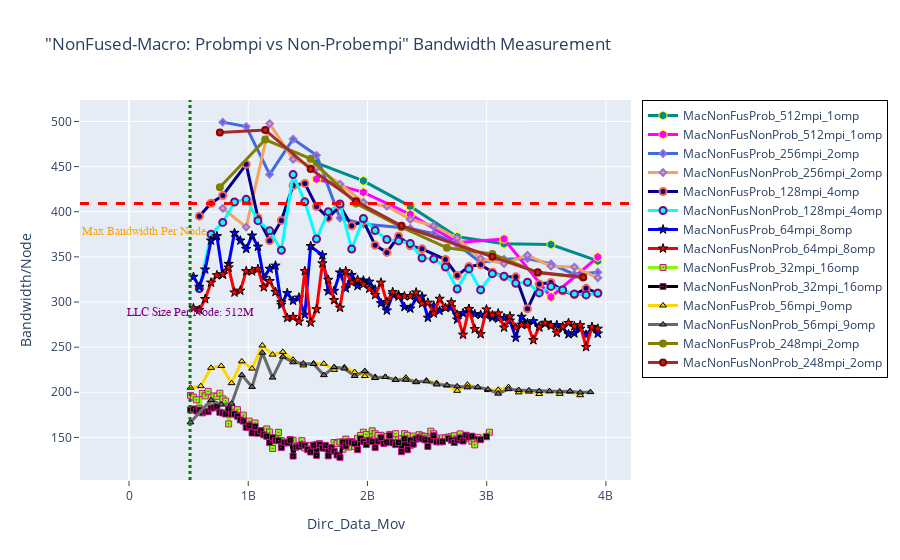

Notebook cell for this chart:
### Markdown cell above
## BANDWIDTH - Nonfused Macro: Probempi vs Nonprobempi

### Code cell
fig = go.Figure() 

# Case 1
fig.add_trace(go.Scatter(x=(dfn4MacNonFusProb_512mpi_1omp.Dirc_Data_Mov*(dfn4MacNonFusProb_512mpi_1omp.MPI_size/4)), 
                         y=(dfn4MacNonFusProb_512mpi_1omp.BAND*(dfn4MacNonFusProb_512mpi_1omp.MPI_size/4)), 
                         mode='lines+markers', 
                         name='MacNonFusProb_512mpi_1omp',
                         line=dict(color='darkcyan',width=3),
                         marker=dict(symbol='hexagon',size=9, line=dict(color='yellow',width=1))))

fig.add_trace(go.Scatter(x=(dfn4MacNonFusNonProb_512mpi_1omp.Dirc_Data_Mov*(dfn4MacNonFusNonProb_512mpi_1omp.MPI_size/4)), 
                         y=(dfn4MacNonFusNonProb_512mpi_1omp.BAND*(dfn4MacNonFusNonProb_512mpi_1omp.MPI_size/4)), 
                         mode='lines+markers', 
                         name='MacNonFusNonProb_512mpi_1omp',
                         line=dict(color='magenta',width=3),
                         marker=dict(symbol='hexagon',size=9, line=dict(color='yellow',width=1))))


# Case 2
fig.add_trace(go.Scatter(x=(dfn4MacNonFusProb_256mpi_2omp.Dirc_Data_Mov*(dfn4MacNonFusProb_256mpi_2omp.MPI_size/4)), 
                         y=(dfn4MacNonFusProb_256mpi_2omp.BAND*(dfn4MacNonFusProb_256mpi_2omp.MPI_size/4)), 
                         mode='lines+markers', 
                         name='MacNonFusProb_256mpi_2omp',
                         line=dict(color='royalblue',width=3),
                         marker=dict(symbol='diamond',size=5,line=dict(color='MediumPurple',width=2))))

fig.add_trace(go.Scatter(x=(dfn4MacNonFusNonProb_256mpi_2omp.Dirc_Data_Mov*(dfn4MacNonFusNonProb_256mpi_2omp.MPI_size/4)), 
                         y=(dfn4MacNonFusNonProb_256mpi_2omp.BAND*(dfn4MacNonFusNonProb_256mpi_2omp.MPI_size/4)), 
                         mode='lines+markers', 
                         name='MacNonFusNonProb_256mpi_2omp',
                         line=dict(color='sandybrown',width=3),
                         marker=dict(symbol='diamond',size=5,line=dict(color='MediumPurple',width=2))))


# Case 3
fig.add_trace(go.Scatter(x=(dfn4MacNonFusProb_128mpi_4omp.Dirc_Data_Mov*(dfn4MacNonFusProb_128mpi_4omp.MPI_size/4)), 
                         y=(dfn4MacNonFusProb_128mpi_4omp.BAND*(dfn4MacNonFusProb_128mpi_4omp.MPI_size/4)), 
                         mode='lines+markers', 
                         name='MacNonFusProb_128mpi_4omp',
                         line=dict(color='darkblue',width=3),
                         marker=dict(symbol='circle',size=7, line=dict(color='tomato',width=2))))

fig.add_trace(go.Scatter(x=(dfn4MacNonFusNonProb_128mpi_4omp.Dirc_Data_Mov*(dfn4MacNonFusNonProb_128mpi_4omp.MPI_size/4)), 
                         y=(dfn4MacNonFusNonProb_128mpi_4omp.BAND*(dfn4MacNonFusNonProb_128mpi_4omp.MPI_size/4)), 
                         mode='lines+markers', 
                         name='MacNonFusNonProb_128mpi_4omp',
                         line=dict(color='cyan',width=3),
                         marker=dict(symbol='circle',size=7,line=dict(color='Purple',width=2))))



# Case 4
fig.add_trace(go.Scatter(x=(dfn4MacNonFusProb_64mpi_8omp.Dirc_Data_Mov*(dfn4MacNonFusProb_64mpi_8omp.MPI_size/4)), 
                         y=(dfn4MacNonFusProb_64mpi_8omp.BAND*(dfn4MacNonFusProb_64mpi_8omp.MPI_size/4)), 
                         mode='lines+markers', 
                         name='MacNonFusProb_64mpi_8omp',
                         line=dict(color='blue',width=3),
                         marker=dict(symbol='star',size=7, line=dict(color='black',width=1))))

fig.add_trace(go.Scatter(x=(dfn4MacNonFusNonProb_64mpi_8omp.Dirc_Data_Mov*(dfn4MacNonFusNonProb_64mpi_8omp.MPI_size/4)), 
                         y=(dfn4MacNonFusNonProb_64mpi_8omp.BAND*(dfn4MacNonFusNonProb_64mpi_8omp.MPI_size/4)), 
                         mode='lines+markers', 
                         name='MacNonFusNonProb_64mpi_8omp',
                         line=dict(color='red',width=3),
                         marker=dict(symbol='star',size=7, line=dict(color='black',width=1))))


# Case 5
fig.add_trace(go.Scatter(x=(dfn4MacNonFusProb_32mpi_16omp.Dirc_Data_Mov*(dfn4MacNonFusProb_32mpi_16omp.MPI_size/4)), 
                         y=(dfn4MacNonFusProb_32mpi_16omp.BAND*(dfn4MacNonFusProb_32mpi_16omp.MPI_size/4)), 
                         mode='lines+markers', 
                         name='MacNonFusProb_32mpi_16omp',
                         line=dict(color='chartreuse',width=3),
                         marker=dict(symbol='square-dot',size=6, line=dict(color='mediumvioletred',width=1))))

fig.add_trace(go.Scatter(x=(dfn4MacNonFusNonProb_32mpi_16omp.Dirc_Data_Mov*(dfn4MacNonFusNonProb_32mpi_16omp.MPI_size/4)), 
                         y=(dfn4MacNonFusNonProb_32mpi_16omp.BAND*(dfn4MacNonFusNonProb_32mpi_16omp.MPI_size/4)), 
                         mode='lines+markers', 
                         name='MacNonFusNonProb_32mpi_16omp',
                         line=dict(color='black',width=3),
                         marker=dict(symbol='square-dot',size=6, line=dict(color='mediumvioletred',width=1))))


# Case 6
fig.add_trace(go.Scatter(x=(dfn4MacNonFusProb_56mpi_9omp.Dirc_Data_Mov*(dfn4MacNonFusProb_56mpi_9omp.MPI_size/4)), 
                         y=(dfn4MacNonFusProb_56mpi_9omp.BAND*(dfn4MacNonFusProb_56mpi_9omp.MPI_size/4)), 
                         mode='lines+markers', 
                         name='MacNonFusProb_56mpi_9omp',
                         line=dict(color='gold',width=3),
                         marker=dict(symbol='triangle-up',size=6, line=dict(color='black',width=1))))

fig.add_trace(go.Scatter(x=(dfn4MacNonFusNonProb_56mpi_9omp.Dirc_Data_Mov*(dfn4MacNonFusNonProb_56mpi_9omp.MPI_size/4)), 
                         y=(dfn4MacNonFusNonProb_56mpi_9omp.BAND*(dfn4MacNonFusNonProb_56mpi_9omp.MPI_size/4)), 
                         mode='lines+markers', 
                         name='MacNonFusNonProb_56mpi_9omp',
                         line=dict(color='dimgray',width=3),
                         marker=dict(symbol='triangle-up',size=6, line=dict(color='black',width=1))))



# Case 7
fig.add_trace(go.Scatter(x=(dfn4MacNonFusProb_248mpi_2omp.Dirc_Data_Mov*(dfn4MacNonFusProb_248mpi_2omp.MPI_size/4)), 
                         y=(dfn4MacNonFusProb_248mpi_2omp.BAND*(dfn4MacNonFusProb_248mpi_2omp.MPI_size/4)), 
                         mode='lines+markers', 
                         name='MacNonFusProb_248mpi_2omp',
                         line=dict(color='olive',width=3),
                         marker=dict(symbol='circle',size=6, line=dict(color='olive',width=2))))

fig.add_trace(go.Scatter(x=(dfn4MacNonFusNonProb_248mpi_2omp.Dirc_Data_Mov*(dfn4MacNonFusNonProb_248mpi_2omp.MPI_size/4)), 
                         y=(dfn4MacNonFusNonProb_248mpi_2omp.BAND*(dfn4MacNonFusNonProb_248mpi_2omp.MPI_size/4)), 
                         mode='lines+markers', 
                         name='MacNonFusNonProb_248mpi_2omp',
                         line=dict(color='Brown',width=3),
                         marker=dict(symbol='circle',size=6, line=dict(color='darkred',width=2))))



# Adding vertical and horizontal lines 
fig.add_vline(x=512e6, line_width=3, line_dash="dot", line_color="green")
fig.add_hline(y=409, line_width=3, line_dash="dash", line_color="red")

# Add annotation with arrow
fig.add_annotation(
    x='512e6'
    , y=280
    , text=f'LLC Size Per Node: 512M'
    , yanchor='bottom'
    , showarrow=False
    , arrowhead=1
    , arrowsize=1
    , arrowwidth=2
    , arrowcolor="#636363"
    , ax=-20
    , ay=-30
    , font=dict(size=12, color="purple", family="Sans Serif")
    , align="left"
    ,)

fig.add_annotation(
    x='130e6'
    , y=370
    , text=f'Max Bandwidth Per Node'
    , yanchor='bottom'
    , showarrow=False
    , arrowhead=1
    , arrowsize=1
    , arrowwidth=2
    , arrowcolor="#636363"
    , ax=-20
    , ay=-30
    , font=dict(size=12, color="orange", family="Sans Serif")
    , align="left"
    ,)


fig.update_layout(title='"NonFused-Macro: Probmpi vs Non-Probempi" Bandwidth Measurement',
                  xaxis_title='Dirc_Data_Mov', yaxis_title='Bandwidth/Node', 
                  xaxis=dict(ticks="outside"),  
                  yaxis=dict(ticks="outside"),
                  legend=go.layout.Legend(bordercolor="black",borderwidth=1))

### Figure 1 — Plotly figure (JSON) as saved in the notebook; plotly's stock layout.template omitted (floating-point values rounded to 4 significant figures)
{"data": [{"line": {"color": "darkcyan", "width": 3}, "marker": {"line": {"color": "yellow", "width": 1}, "size": 9, "symbol": "hexagon"}, "mode": "lines+markers", "name": "MacNonFusProb_512mpi_1omp", "type": "scatter", "x": [1572864000, 1966080000, 2359296000, 2752512000, 3145728000, 3538944000, 3932160000], "y": [454.2, 434.2, 405.9, 372.3, 364.5, 363.6, 345.5]}, {"line": {"color": "magenta", "width": 3}, "marker": {"line": {"color": "yellow", "width": 1}, "size": 9, "symbol": "hexagon"}, "mode": "lines+markers", "name": "MacNonFusNonProb_512mpi_1omp", "type": "scatter", "x": [1572864000, 1966080000, 2359296000, 2752512000, 3145728000, 3538944000, 3932160000], "y": [436.2, 421.5, 397.1, 366.0, 369.8, 305.5, 349.8]}, {"line": {"color": "royalblue", "width": 3}, "marker": {"line": {"color": "MediumPurple", "width": 2}, "size": 5, "symbol": "diamond"}, "mode": "lines+markers", "name": "MacNonFusProb_256mpi_2omp", "type": "scatter", "x": [786432000, 983040000, 1179648000, 1376256000, 1572864000, 1769472000, 1966080000, 2359296000, 2555904000, 2752512000, 2949120000, 3145728000, 3342336000, 3538944000, 3735552000, 3932160000], "y": [499.3, 494.4, 441.4, 480.5, 462.5, 393.1, 386.4, 381.4, 375.7, 363.9, 343.7, 347.4, 348.1, 342.2, 330.5, 333.0]}, {"line": {"color": "sandybrown", "width": 3}, "marker": {"line": {"color": "MediumPurple", "width": 2}, "size": 5, "symbol": "diamond"}, "mode": "lines+markers", "name": "MacNonFusNonProb_256mpi_2omp", "type": "scatter", "x": [786432000, 983040000, 1179648000, 1376256000, 1572864000, 1769472000, 1966080000, 2162688000, 2359296000, 2555904000, 2752512000, 2949120000, 3145728000, 3342336000, 3538944000, 3735552000, 3932160000], "y": [403.8, 383.0, 497.6, 458.1, 449.1, 430.6, 410.5, 406.2, 391.5, 384.4, 370.7, 348.1, 342.5, 351.9, 339.7, 338.7, 326.8]}, {"line": {"color": "darkblue", "width": 3}, "marker": {"line": {"color": "tomato", "width": 2}, "size": 7, "symbol": "circle"}, "mode": "lines+markers", "name": "MacNonFusProb_128mpi_4omp", "type": "scatter", "x": [589824000, 688128000, 786432000, 983040000, 1081344000, 1179648000, 1277952000, 1376256000, 1474560000, 1572864000, 1671168000, 1769472000, 1867776000, 1966080000, 2064384000, 2162688000, 2260992000, 2359296000, 2457600000, 2654208000, 2752512000, 2850816000, 2949120000, 3047424000, 3145728000, 3244032000, 3342336000, 3440640000, 3538944000, 3637248000, 3735552000, 3833856000, 3932160000], "y": [395.1, 409.4, 418.0, 452.5, 393.4, 367.9, 390.4, 429.1, 431.4, 405.8, 393.2, 406.4, 384.4, 389.6, 363.0, 355.0, 372.8, 362.3, 358.9, 347.1, 329.5, 339.3, 341.5, 333.1, 327.8, 327.9, 292.5, 320.0, 321.5, 312.4, 308.1, 315.1, 309.9]}, {"line": {"color": "cyan", "width": 3}, "marker": {"line": {"color": "Purple", "width": 2}, "size": 7, "symbol": "circle"}, "mode": "lines+markers", "name": "MacNonFusNonProb_128mpi_4omp", "type": "scatter", "x": [589824000, 688128000, 786432000, 884736000, 983040000, 1081344000, 1179648000, 1277952000, 1376256000, 1474560000, 1572864000, 1671168000, 1769472000, 1867776000, 1966080000, 2064384000, 2162688000, 2260992000, 2359296000, 2457600000, 2555904000, 2654208000, 2752512000, 2850816000, 2949120000, 3047424000, 3145728000, 3244032000, 3342336000, 3440640000, 3538944000, 3637248000, 3735552000, 3833856000, 3932160000], "y": [315.0, 375.1, 388.2, 410.8, 413.7, 390.1, 378.8, 357.3, 441.2, 411.0, 369.8, 400.1, 408.6, 358.6, 392.6, 379.3, 369.3, 367.7, 364.9, 348.7, 347.8, 338.7, 314.3, 336.6, 313.4, 331.4, 328.7, 320.6, 321.8, 310.0, 317.3, 313.3, 308.8, 307.9, 309.6]}, {"line": {"color": "blue", "width": 3}, "marker": {"line": {"color": "black", "width": 1}, "size": 7, "symbol": "star"}, "mode": "lines+markers", "name": "MacNonFusProb_64mpi_8omp", "type": "scatter", "x": [540672000, 589824000, 638976000, 688128000, 737280000, 786432000, 835584000, 884736000, 933888000, 983040000, 1032192000, 1081344000, 1130496000, 1179648000, 1228800000, 1277952000, 1327104000, 1376256000, 1425408000, 1474560000, 1523712000, 1622016000, 1671168000, 1720320000, 1769472000, 1818624000, 1867776000, 1916928000, 1966080000, 2015232000, 2064384000, 2113536000, 2162688000, 2211840000, 2260992000, 2310144000, 2359296000, 2408448000, 2457600000, 2506752000, 2555904000, 2605056000, 2703360000, 2752512000, 2801664000, 2850816000, 2899968000, 2949120000, 2998272000, 3047424000, 3096576000, 3145728000, 3194880000, 3244032000, 3293184000, 3342336000, 3391488000, 3440640000, 3489792000, 3538944000, 3588096000, 3637248000, 3686400000, 3735552000, 3784704000, 3833856000, 3883008000, 3932160000], "y": [327.9, 316.9, 336.0, 368.1, 372.9, 330.4, 342.2, 376.6, 368.1, 358.8, 373.6, 361.3, 326.7, 336.8, 340.3, 296.9, 309.8, 301.4, 304.9, 285.9, 361.9, 351.8, 311.9, 312.4, 332.7, 315.2, 330.0, 317.8, 323.7, 322.5, 313.7, 298.6, 290.6, 308.3, 307.7, 294.5, 292.7, 303.8, 306.0, 282.5, 295.9, 290.3, 294.0, 280.6, 287.6, 292.3, 286.6, 285.8, 285.0, 282.8, 281.7, 282.2, 279.3, 260.4, 283.7, 276.7, 278.7, 271.9, 275.9, 273.6, 274.4, 271.5, 264.3, 265.3, 270.3, 263.6, 270.5, 265.0]}, {"line": {"color": "red", "width": 3}, "marker": {"line": {"color": "black", "width": 1}, "size": 7, "symbol": "star"}, "mode": "lines+markers", "name": "MacNonFusNonProb_64mpi_8omp", "type": "scatter", "x": [540672000, 589824000, 638976000, 688128000, 737280000, 786432000, 835584000, 884736000, 933888000, 983040000, 1032192000, 1081344000, 1130496000, 1179648000, 1228800000, 1277952000, 1327104000, 1376256000, 1425408000, 1474560000, 1523712000, 1572864000, 1622016000, 1671168000, 1720320000, 1769472000, 1818624000, 1867776000, 1916928000, 1966080000, 2015232000, 2064384000, 2113536000, 2162688000, 2211840000, 2260992000, 2310144000, 2359296000, 2408448000, 2457600000, 2506752000, 2555904000, 2605056000, 2654208000, 2703360000, 2752512000, 2801664000, 2850816000, 2899968000, 2949120000, 2998272000, 3047424000, 3096576000, 3145728000, 3194880000, 3244032000, 3293184000, 3342336000, 3391488000, 3440640000, 3489792000, 3538944000, 3588096000, 3637248000, 3686400000, 3735552000, 3784704000, 3833856000, 3883008000, 3932160000], "y": [293.1, 291.2, 303.3, 321.5, 329.6, 330.5, 338.1, 310.5, 312.6, 334.2, 334.1, 336.5, 316.4, 323.1, 311.2, 299.7, 282.4, 283.4, 278.4, 334.2, 277.2, 292.0, 342.8, 324.6, 302.1, 293.6, 334.1, 321.7, 324.6, 319.8, 314.7, 307.8, 321.5, 300.0, 311.0, 306.0, 306.4, 306.5, 310.6, 298.3, 299.2, 287.4, 303.5, 293.6, 299.6, 285.8, 263.8, 292.1, 270.0, 264.4, 291.8, 285.3, 287.3, 271.7, 284.1, 271.6, 274.7, 274.8, 257.8, 272.6, 277.0, 274.3, 265.8, 272.7, 276.8, 273.0, 274.3, 250.1, 272.4, 270.4]}, {"line": {"color": "chartreuse", "width": 3}, "marker": {"line": {"color": "mediumvioletred", "width": 1}, "size": 6, "symbol": "square-dot"}, "mode": "lines+markers", "name": "MacNonFusProb_32mpi_16omp", "type": "scatter", "x": [516096000, 540672000, 565248000, 589824000, 614400000, 638976000, 663552000, 688128000, 712704000, 737280000, 761856000, 786432000, 811008000, 835584000, 860160000, 884736000, 909312000, 933888000, 958464000, 983040000, 1007616000, 1032192000, 1056768000, 1081344000, 1105920000, 1130496000, 1155072000, 1179648000, 1204224000, 1228800000, 1253376000, 1277952000, 1302528000, 1327104000, 1351680000, 1376256000, 1425408000, 1449984000, 1474560000, 1499136000, 1523712000, 1548288000, 1572864000, 1597440000, 1622016000, 1671168000, 1646592000, 1695744000, 1720320000, 1744896000, 1769472000, 1818624000, 1794048000, 1843200000, 1867776000, 1892352000, 1916928000, 1966080000, 1941504000, 1990656000, 2015232000, 2039808000, 2064384000, 2113536000, 2088960000, 2138112000, 2162688000, 2187264000, 2211840000, 2236416000, 2260992000, 2285568000, 2310144000, 2334720000, 2359296000, 2383872000, 2408448000, 2433024000, 2457600000, 2482176000, 2506752000, 2531328000, 2555904000, 2580480000, 2605056000, 2629632000, 2654208000, 2678784000, 2703360000, 2727936000, 2752512000, 2777088000, 2801664000, 2826240000, 2850816000, 2875392000, 2899968000, 2924544000, 3022848000], "y": [196.5, 194.6, 191.7, 182.3, 198.6, 196.0, 201.0, 187.3, 195.9, 195.5, 198.9, 192.7, 190.3, 164.9, 183.9, 177.8, 180.7, 170.7, 174.7, 166.5, 168.1, 164.1, 165.9, 155.6, 157.2, 155.3, 159.3, 155.8, 137.7, 148.3, 155.6, 146.5, 143.6, 144.0, 147.7, 146.8, 141.2, 146.4, 138.4, 139.8, 141.1, 140.7, 142.1, 143.1, 138.6, 138.8, 137.9, 136.9, 144.3, 143.2, 144.9, 148.1, 136.9, 139.4, 145.3, 140.0, 148.9, 155.7, 152.1, 153.3, 145.6, 157.2, 154.0, 152.3, 152.1, 144.4, 150.9, 153.3, 147.9, 154.1, 144.0, 148.7, 154.2, 152.4, 141.2, 151.4, 148.3, 153.0, 151.7, 151.1, 149.3, 156.9, 154.1, 149.3, 147.1, 149.4, 149.4, 150.3, 150.8, 151.8, 148.0, 153.9, 146.9, 150.2, 148.9, 145.8, 141.8, 150.0, 155.7]}, {"line": {"color": "black", "width": 3}, "marker": {"line": {"color": "mediumvioletred", "width": 1}, "size": 6, "symbol": "square-dot"}, "mode": "lines+markers", "name": "MacNonFusNonProb_32mpi_16omp", "type": "scatter", "x": [516096000, 540672000, 565248000, 589824000, 614400000, 638976000, 663552000, 688128000, 712704000, 737280000, 761856000, 786432000, 811008000, 835584000, 860160000, 884736000, 909312000, 933888000, 958464000, 983040000, 1007616000, 1032192000, 1056768000, 1081344000, 1105920000, 1130496000, 1155072000, 1179648000, 1204224000, 1228800000, 1253376000, 1277952000, 1302528000, 1327104000, 1351680000, 1376256000, 1400832000, 1425408000, 1449984000, 1474560000, 1499136000, 1523712000, 1548288000, 1572864000, 1597440000, 1622016000, 1646592000, 1671168000, 1695744000, 1720320000, 1744896000, 1769472000, 1794048000, 1818624000, 1843200000, 1867776000, 1892352000, 1916928000, 1941504000, 1966080000, 1990656000, 2015232000, 2039808000, 2064384000, 2088960000, 2113536000, 2138112000, 2162688000, 2187264000, 2211840000, 2236416000, 2260992000, 2285568000, 2310144000, 2334720000, 2359296000, 2383872000, 2408448000, 2433024000, 2457600000, 2482176000, 2506752000, 2531328000, 2555904000, 2580480000, 2605056000, 2629632000, 2678784000, 2703360000, 2727936000, 2752512000, 2777088000, 2801664000, 2826240000, 2850816000, 2875392000, 2949120000, 2998272000], "y": [180.5, 181.5, 179.3, 180.3, 177.2, 178.8, 178.5, 182.5, 182.8, 184.5, 177.8, 177.2, 175.9, 181.5, 175.8, 175.8, 173.4, 169.4, 168.0, 161.2, 163.4, 154.9, 161.9, 154.5, 157.2, 152.9, 151.3, 144.3, 149.7, 146.4, 146.3, 138.7, 144.6, 144.3, 147.0, 129.3, 139.2, 139.8, 141.9, 141.1, 136.5, 133.8, 141.4, 130.2, 142.1, 138.2, 141.2, 129.6, 138.5, 134.8, 130.5, 128.0, 144.8, 140.5, 145.0, 144.7, 143.5, 136.4, 148.5, 145.3, 142.1, 146.8, 145.4, 138.7, 145.8, 149.6, 143.2, 144.7, 152.0, 144.0, 142.1, 144.2, 134.2, 148.4, 136.3, 146.9, 142.5, 148.3, 149.7, 148.6, 147.3, 140.0, 147.0, 152.1, 145.1, 145.1, 145.2, 148.9, 147.0, 144.4, 147.0, 149.5, 146.0, 152.4, 150.4, 151.3, 147.5, 150.7]}, {"line": {"color": "gold", "width": 3}, "marker": {"line": {"color": "black", "width": 1}, "size": 6, "symbol": "triangle-up"}, "mode": "lines+markers", "name": "MacNonFusProb_56mpi_9omp", "type": "scatter", "x": [516096000, 602112000, 688128000, 774144000, 860160000, 946176000, 1032192000, 1118208000, 1204224000, 1290240000, 1376256000, 1462272000, 1548288000, 1634304000, 1720320000, 1806336000, 1892352000, 1978368000, 2064384000, 2150400000, 2236416000, 2322432000, 2408448000, 2494464000, 2580480000, 2666496000, 2752512000, 2838528000, 2924544000, 3010560000, 3096576000, 3182592000, 3268608000, 3354624000, 3440640000, 3526656000, 3612672000, 3698688000, 3784704000], "y": [205.0, 206.8, 227.0, 229.1, 210.1, 234.3, 226.2, 251.9, 241.7, 244.7, 236.1, 229.7, 231.9, 231.6, 224.8, 227.7, 222.3, 218.0, 217.0, 217.0, 214.0, 216.2, 211.2, 213.0, 210.2, 207.6, 201.6, 208.4, 205.4, 202.4, 202.7, 205.7, 199.9, 200.7, 198.1, 201.2, 198.2, 200.8, 196.8]}, {"line": {"color": "dimgray", "width": 3}, "marker": {"line": {"color": "black", "width": 1}, "size": 6, "symbol": "triangle-up"}, "mode": "lines+markers", "name": "MacNonFusNonProb_56mpi_9omp", "type": "scatter", "x": [516096000, 688128000, 774144000, 860160000, 946176000, 1032192000, 1118208000, 1204224000, 1290240000, 1376256000, 1462272000, 1548288000, 1634304000, 1720320000, 1806336000, 1892352000, 1978368000, 2064384000, 2150400000, 2236416000, 2322432000, 2408448000, 2494464000, 2580480000, 2666496000, 2752512000, 2838528000, 2924544000, 3010560000, 3096576000, 3182592000, 3268608000, 3354624000, 3440640000, 3526656000, 3612672000, 3698688000, 3784704000, 3870720000], "y": [166.7, 191.3, 186.3, 187.3, 219.2, 205.9, 243.8, 216.2, 239.5, 233.2, 231.8, 231.3, 219.0, 227.9, 226.3, 218.0, 223.6, 215.7, 216.9, 213.7, 213.9, 211.8, 212.2, 208.7, 207.8, 206.6, 205.4, 205.7, 203.2, 198.5, 203.4, 202.5, 202.1, 201.3, 201.1, 200.9, 201.1, 199.8, 200.2]}, {"line": {"color": "olive", "width": 3}, "marker": {"line": {"color": "olive", "width": 2}, "size": 6, "symbol": "circle"}, "mode": "lines+markers", "name": "MacNonFusProb_248mpi_2omp", "type": "scatter", "x": [761856000, 1142784000, 1523712000, 1904640000, 2285568000, 2666496000, 3047424000, 3428352000, 3809280000], "y": [427.1, 480.0, 458.7, 409.1, 382.8, 360.0, 353.1, 332.4, 327.2]}, {"line": {"color": "Brown", "width": 3}, "marker": {"line": {"color": "darkred", "width": 2}, "size": 6, "symbol": "circle"}, "mode": "lines+markers", "name": "MacNonFusNonProb_248mpi_2omp", "type": "scatter", "x": [761856000, 1142784000, 1523712000, 1904640000, 2285568000, 3047424000, 3428352000, 3809280000], "y": [487.7, 490.6, 447.2, 411.7, 384.4, 350.1, 332.9, 327.5]}], "layout": {"annotations": [{"align": "left", "arrowcolor": "#636363", "arrowhead": 1, "arrowsize": 1, "arrowwidth": 2, "ax": -20, "ay": -30, "font": {"color": "purple", "family": "Sans Serif", "size": 12}, "showarrow": false, "text": "LLC Size Per Node: 512M", "x": "512e6", "y": 280, "yanchor": "bottom"}, {"align": "left", "arrowcolor": "#636363", "arrowhead": 1, "arrowsize": 1, "arrowwidth": 2, "ax": -20, "ay": -30, "font": {"color": "orange", "family": "Sans Serif", "size": 12}, "showarrow": false, "text": "Max Bandwidth Per Node", "x": "130e6", "y": 370, "yanchor": "bottom"}], "legend": {"bordercolor": "black", "borderwidth": 1}, "shapes": [{"line": {"color": "green", "dash": "dot", "width": 3}, "type": "line", "x0": 512000000, "x1": 512000000, "xref": "x", "y0": 0, "y1": 1, "yref": "y domain"}, {"line": {"color": "red", "dash": "dash", "width": 3}, "type": "line", "x0": 0, "x1": 1, "xref": "x domain", "y0": 409, "y1": 409, "yref": "y"}], "title": {"text": "\"NonFused-Macro: Probmpi vs Non-Probempi\" Bandwidth Measurement"}, "xaxis": {"ticks": "outside", "title": {"text": "Dirc_Data_Mov"}}, "yaxis": {"ticks": "outside", "title": {"text": "Bandwidth/Node"}}}}
